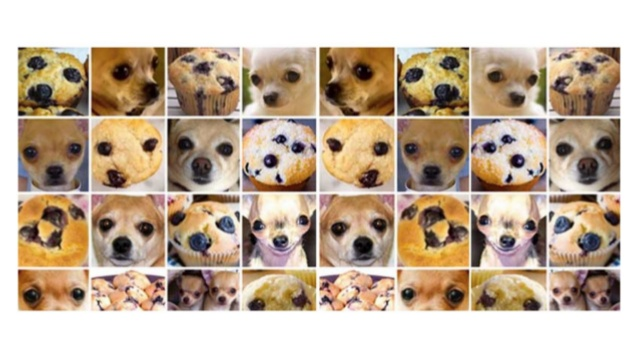
#> input picture img/dog_muffin.jpg, 638 x 359 px
$ python dog_muffin.py
#> lines starting #> are read from the running program, lines starting #| are printed output that depends on the picture; after the words box and inside, x2 and y2 are one past the last pixel; in counts of white or black regions, pixels touching at a corner belong together
import cv2
import numpy as np
import matplotlib.pyplot as plt

image = np.flip(cv2.imread('../img/dog_muffin.jpg'), axis=2)
mask = np.zeros(image.shape[:2], dtype="uint8")
cv2.rectangle(mask, (90, 120), (160, 190), 255, -1)
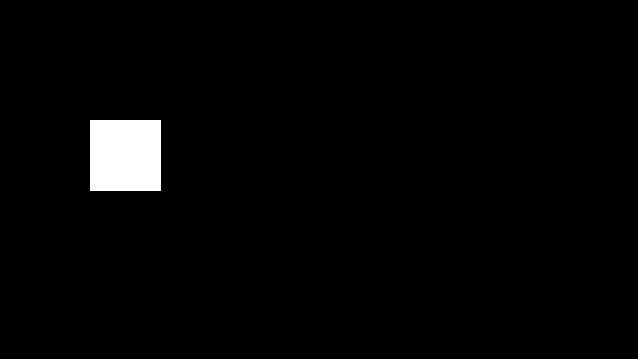
#> mask: shape (359, 638); 2.2% white; 1 white region, box (x1, y1, x2, y2) and area: (90, 120, 161, 191) 5041

masked = cv2.bitwise_and(image, image, mask=mask)
plt.figure(figsize=(20, 10))
plt.imshow(np.flip(masked, axis =2))
plt.title('Masked Image'), plt.xticks([]), plt.yticks([])
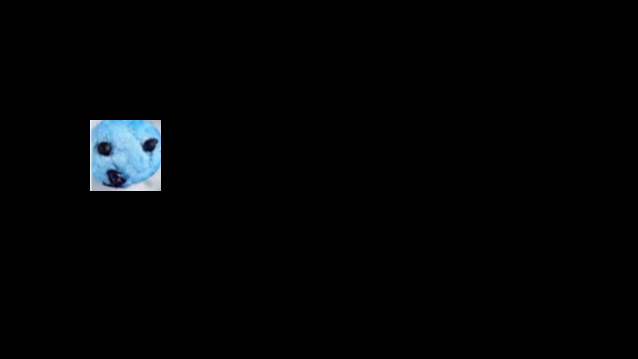
#> shown: shape (359, 638, 3); mean R, G, B 2.7, 3.8, 4.5

$ run again, with img/jungle.jpg copied over img/dog_muffin.jpg
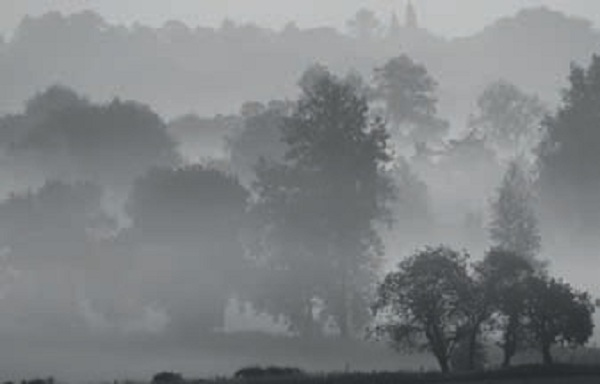
#> input picture img/jungle.jpg, 600 x 384 px
#> `cv2.rectangle(mask, (90, 120), (160, 190), 255, -1)`:
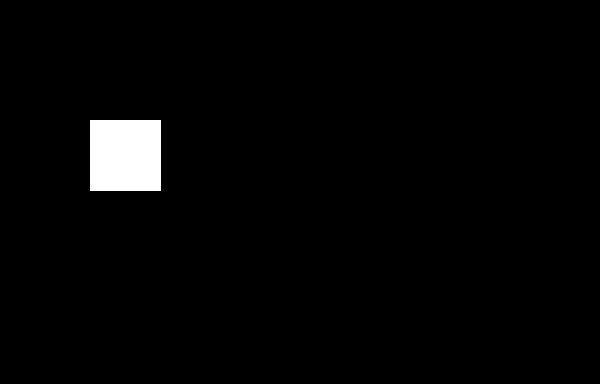
#> mask: shape (384, 600); 2.2% white; 1 white region, box (x1, y1, x2, y2) and area: (90, 120, 161, 191) 5041
#> `masked = cv2.bitwise_and(image, image, mask=mask)`:
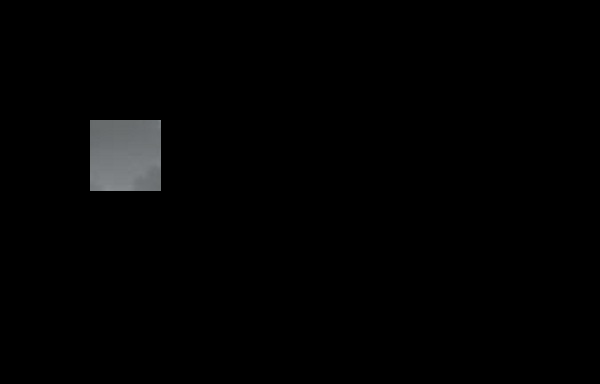
#> masked: shape (384, 600, 3); mean R, G, B 2.5, 2.6, 2.7
